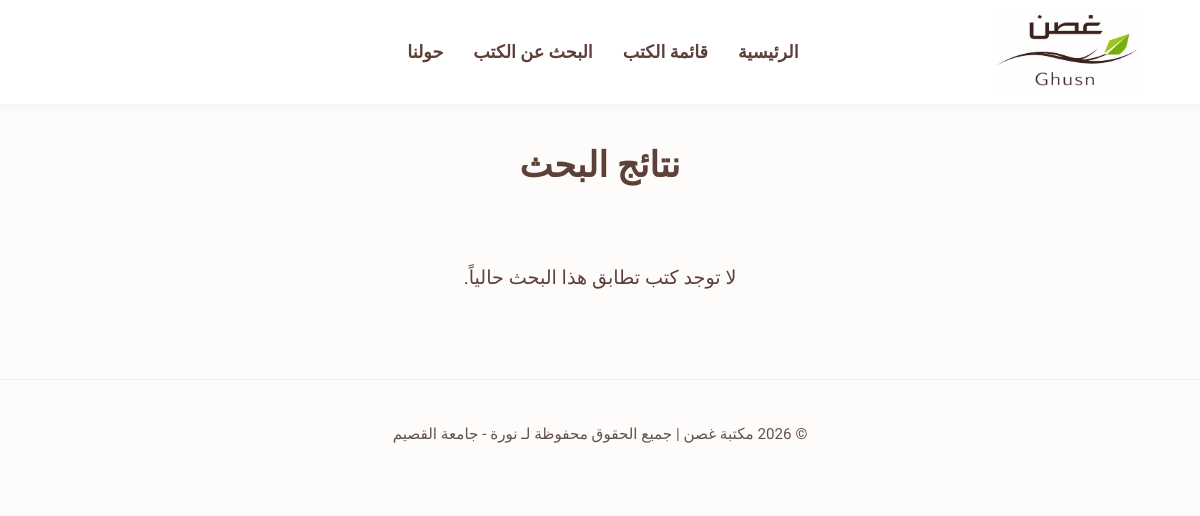
/books/simple/query, run on an earlier commit of the app's database.
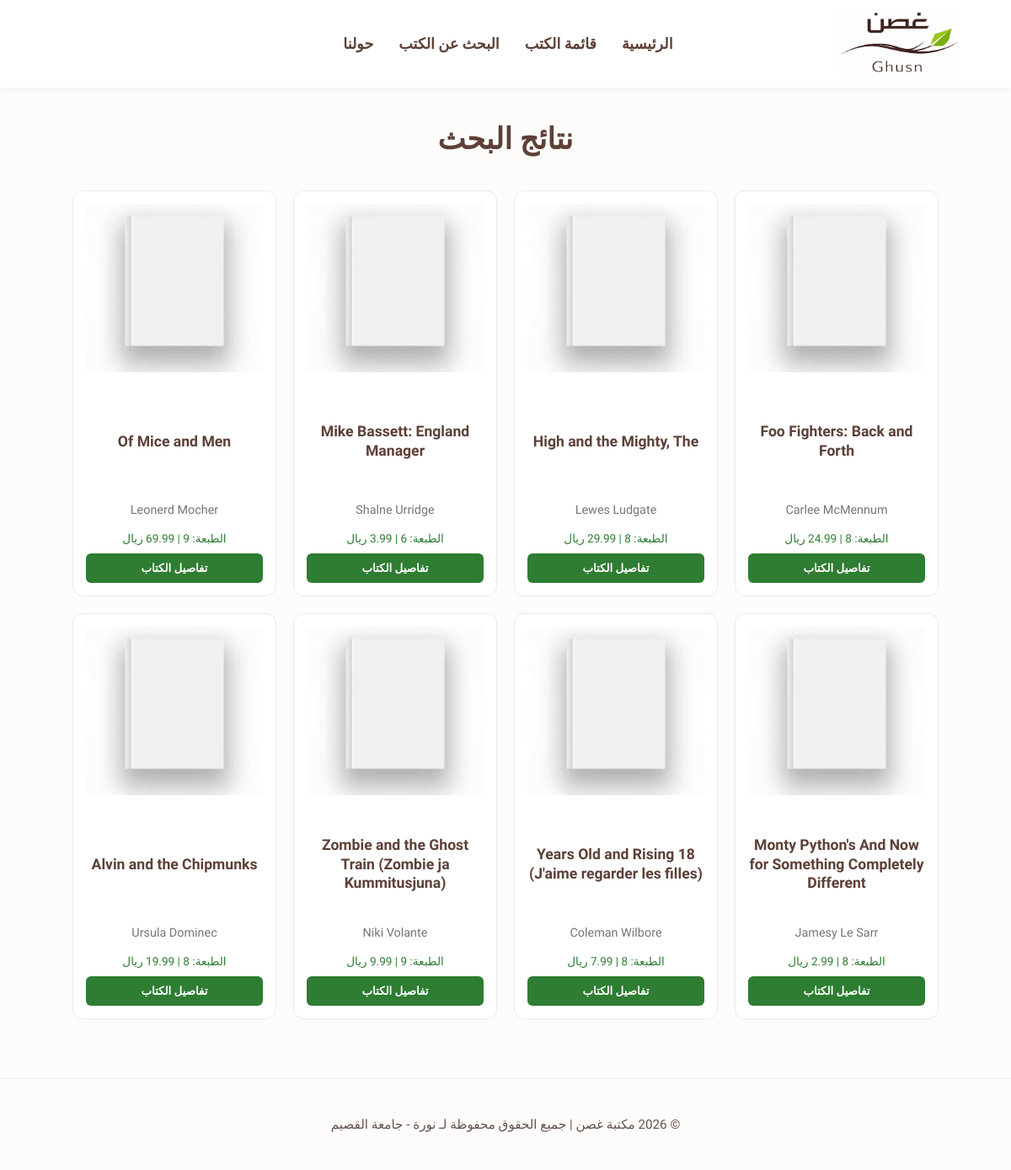
And on a later commit of the database.
### apps/bookmodule/models.py (models this page shows)
class Book(models.Model):
    title = models.CharField(max_length=50)
    author = models.CharField(max_length=50)
    price = models.FloatField(default=0.0)
    edition = models.SmallIntegerField(default=1)

### apps/bookmodule/views.py (the view)
# urls.py: path('simple/query', views.simple_query, name='books.simple_query'),
def simple_query(request):
    mybooks = Book.objects.filter(title__icontains='and')
    return render(request, 'bookmodule/bookList.html', {'books': mybooks})

### apps/templates/bookmodule/bookList.html
{% extends 'bookmodule/layouts/base.html' %}
{% load static %}
{% block content %}
<h2 class="page-title">نتائج البحث</h2>
<div class="books-grid">
    {% for obj in books %}
    <div class="book-card-modern">
        <div class="book-cover">
            <img src="{% static 'book0.png' %}" alt="غلاف الكتاب">
        </div>
        <h3>{{ obj.title }}</h3>
        <p class="author-text">{{ obj.author }}</p>
        <div class="category-tag">
            الطبعة: {{ obj.edition }} | {{ obj.price }} ريال
        </div>
        <button class="read-btn-modern">تفاصيل الكتاب</button>
    </div>
    {% empty %}
    <p class="page-title" style="font-size: 1.2rem;">لا توجد كتب تطابق هذا البحث حالياً.</p>
    {% endfor %}
</div>
{% endblock %}

### apps/templates/bookmodule/layouts/base.html (shortened to what this page needs)
<!DOCTYPE html>
<html lang="ar" dir="rtl">
<head>
    {% load static %}
    <link rel="stylesheet" href="{% static 'styles.css' %}?v=1">
    <link rel="stylesheet" href="https://cdnjs.cloudflare.com/ajax/libs/font-awesome/4.7.0/css/font-awesome.min.css">
</head>
<body>
    {% include 'bookmodule/includes/header.html' %}
    <main>
        {% block content %}
        {% endblock %}
    </main>
    {% include 'bookmodule/includes/footer.html' %}
</body>
</html>

### apps/templates/bookmodule/includes/header.html (shortened to what this page needs)
{% load static %}
<header class="header-container">
    <div class="logo-section">
        <img src="{% static 'qu-icon.png' %}" alt="Ghusn Logo" class="main-logo">
    </div>
    <nav class="topnav">
        <a href="{% url 'books.index' %}" class="{% block active_home %}{% endblock %}">الرئيسية</a>
        <a href="{% url 'list_all_books' %}" class="{% block active_list %}{% endblock %}">قائمة الكتب</a>
        <a href="{% url 'books.search' %}" class="{% block active_search %}{% endblock %}">البحث عن الكتب</a>
        <a href="{% url 'books.aboutus' %}" class="{% block active_about %}{% endblock %}">حولنا</a>
    </nav>
</header>

### apps/templates/bookmodule/includes/footer.html
<footer style="margin-top: 50px; padding: 30px; border-top: 1px solid rgba(46, 125, 50, 0.1); text-align: center;">
    <p style="color: #3e2723; font-family: 'Amiri', serif; font-size: 0.95em; opacity: 0.8;">
        &copy; 2026 مكتبة غصن | جميع الحقوق محفوظة لـ نورة - جامعة القصيم
    </p>
</footer>

### apps/static/styles.css (style rules this page uses)
:root { --ghusn-green: #2e7d32; --ghusn-brown: #5d4037; --bg-creamy: #fdfcfb; }
body { background-color: var(--bg-creamy); margin: 0; font-family: 'Amiri', serif; direction: rtl; }
header { background: white; padding: 10px 5%; display: flex; justify-content: space-between; align-items: center; box-shadow: 0 2px 10px rgba(0,0,0,0.05); }
.main-logo { height: 80px; }
nav.topnav { display: flex; gap: 30px; }
nav.topnav a { text-decoration: none; color: var(--ghusn-brown); font-weight: bold; font-size: 1.1rem; transition: color 0.3s; }
.page-title { text-align: center; color: var(--ghusn-brown); margin: 40px auto 20px auto; font-size: 2.2rem; width: 100%; }
.books-grid { display: flex; flex-wrap: wrap; gap: 20px; justify-content: center; max-width: 1200px; margin: 0 auto; padding: 20px; }
.book-card-modern { background-color: #ffffff; border: 1px solid #eceae7; border-radius: 12px; padding: 15px; width: 210px; text-align: center; box-shadow: none; display: flex; flex-direction: column; min-height: 450px; }
.book-card-modern h3 { color: var(--ghusn-brown); font-size: 1.05rem; margin: 10px 0; min-height: 3em; line-height: 1.3; display: flex; align-items: center; justify-content: center; flex-grow: 1; }
.book-cover img { width: 100%; height: 200px; object-fit: cover; border-radius: 5px; margin-bottom: 10px; }
.book-card-modern h3 { color: var(--ghusn-brown); font-size: 1.1rem; margin: 5px 0; height: 2.4em; overflow: hidden; }
.author-text { color: #757575; font-size: 0.9rem; margin-bottom: 12px; margin-top: 5px; }
.category-tag { background-color: transparent; color: var(--ghusn-green); padding: 0; border-radius: 0; font-size: 0.85rem; display: inline-block; font-family: 'Amiri', serif; font-weight: normal; margin-top: 5px; }
.read-btn-modern { background-color: var(--ghusn-green); color: white; border: none; padding: 10px; border-radius: 6px; width: 100%; margin-top: 10px; cursor: pointer; font-family: 'Amiri', serif; font-weight: bold; }

What changed in the data, as far as the page shows it:
added Book: title "Foo Fighters: Back and Forth", author "Carlee McMennum", price "24.99"
added Book: title "High and the Mighty, The", author "Lewes Ludgate", price "29.99"
added Book: title "Mike Bassett: England Manager", author "Shalne Urridge"
added Book: title "Of Mice and Men", author "Leonerd Mocher"
added Book: title "Monty Python's And Now for Something Completely Different", author "Jamesy Le Sarr"
added Book: title "18 Years Old and Rising (J'aime regarder les filles)", author "Coleman Wilbore"
added Book: title "Zombie and the Ghost Train (Zombie ja Kummitusjuna)", author "Niki Volante"
added Book: title "Alvin and the Chipmunks", author "Ursula Dominec"
Also different on the page:
text no longer shown: "لا توجد كتب تطابق هذا البحث حالياً."
